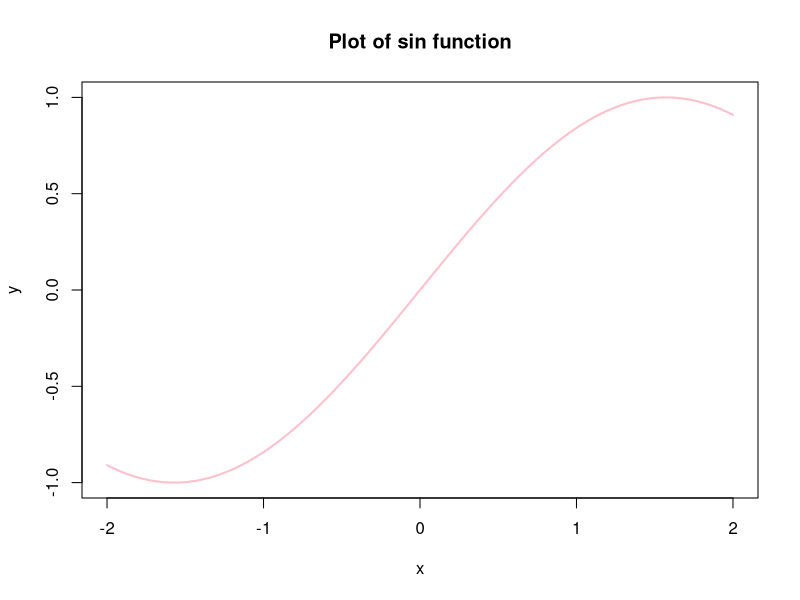
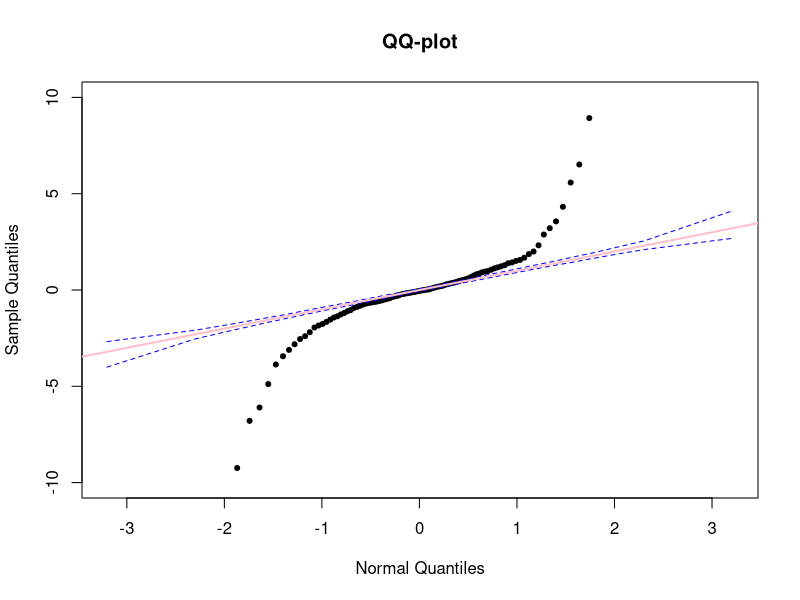
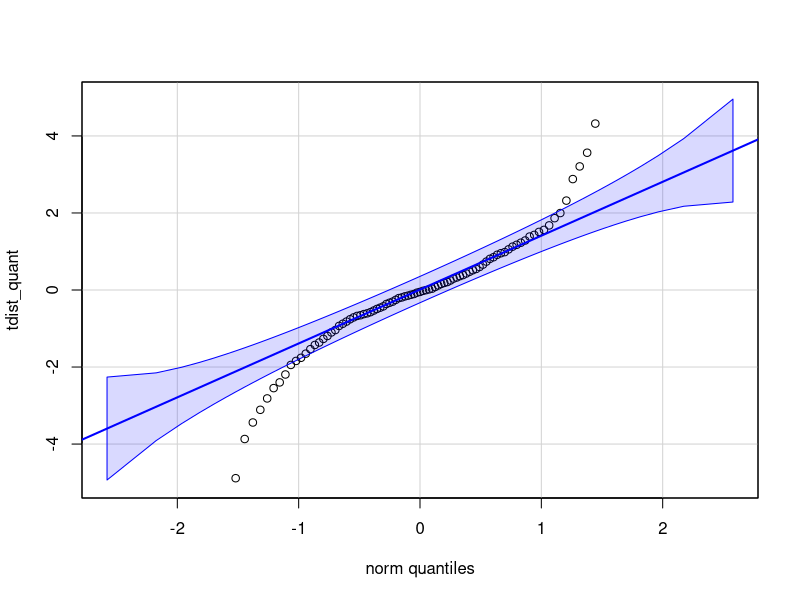

The R script that drew these images, in order:
## ---- chunk 1
x <- seq(-2,2, length.out = 100)
y <- sin(x)

plot(x, y, type = "l", main = "Plot of sin function", lwd = 2, col = "pink")
## ---- chunk 2
#Generate 1000 random values from a tdist and a norm
t_dist <- rt(1000,1)
#norm_dist <- rnorm(1000)

prob_seq <- seq(0, 1, 0.01)

tdist_quant <- quantile(t_dist, probs = prob_seq) 
#norm_dist_quants <- quantile(norm_dist, probs = prob_seq)

#Use Bootstrapping to simulate 1000 norms
B <- 1000
norm_quants <- replicate(B, {
  norm_dist <- rnorm(1000)
  quantile(norm_dist, probs = prob_seq)
})


upper <- apply(norm_quants,1, quantile, probs = 0.025)
lower <- apply(norm_quants,1, quantile, probs = 0.975)
norm_med <- apply(norm_quants,1,quantile, probs = 0.50)

#Calculate quantiles for normal distribution, plot against tdistribution
#How to find quantiles 
plot(norm_med, tdist_quant, main = "QQ-plot",
     xlab = "Normal Quantiles", ylab = "Sample Quantiles",
     ylim = c(-10, 10), pch = 20)

lines(norm_med, lower, col = "blue", lty = 2)
lines(norm_med, upper, col = "blue", lty = 2)
abline(0,1,col= "pink", lwd=2)
## ---- chunk 3
#Test this way
library(car)
qqPlot(tdist_quant, envelope = 0.95, ylim = c(-5,5))
